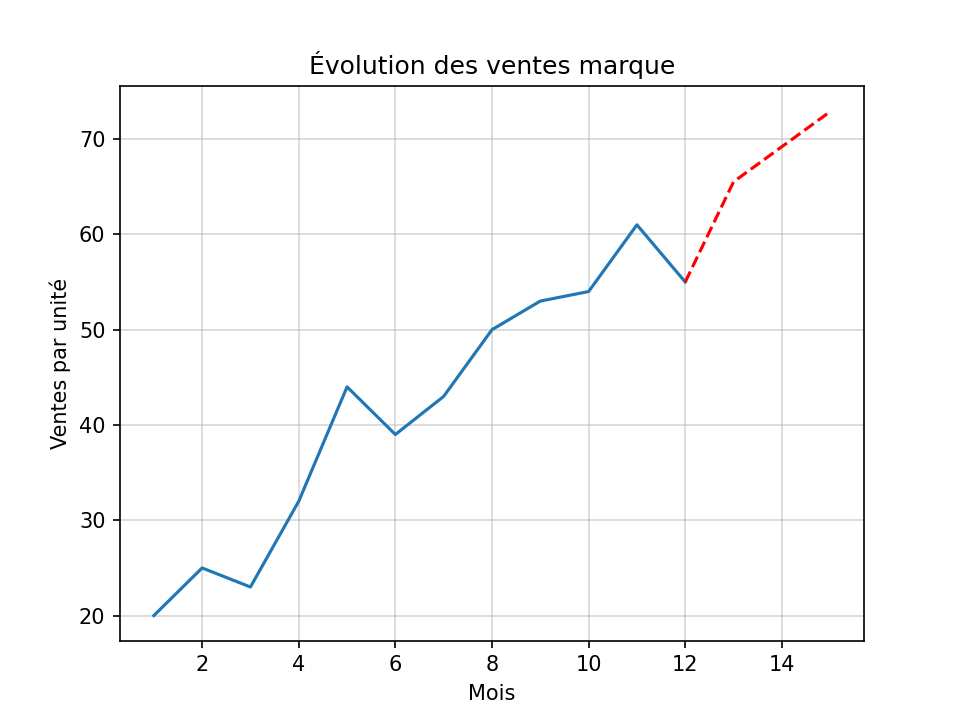

This figure's Python source:
#Sales-Forecast-Clothing-Brand.py
import numpy as np
import matplotlib.pyplot as plt

#sonnées de ventes 
MOIS = np.arange(1,13)
VENTES = np.array([20,25,23,32,44,39,43,50,53,54,61,55])#ventes victives par mois

#stat de base 
Moyenne_ventes = np.mean(VENTES)
Minimum_ventes = np.min(VENTES)
Maximum_ventes = np.max(VENTES)
Croissance_ventes = ((VENTES[-1]-VENTES[1])/VENTES[1])*100
print(f"Moyenne des ventes = {Moyenne_ventes:.0f}")
print(f"Minimum_ventes = {Minimum_ventes}")
print(f"Maximum_ventes = {Maximum_ventes}")
print(f"Croissance_ventes = {Croissance_ventes:.1f}")

#previsions sur plusieurs mois (3 prochains)
COEFFS = np.polyfit(MOIS, VENTES, 1)
TENDANCE = np.poly1d(COEFFS)
MOIS_PREVISIONS = np.array([VENTES[-1],TENDANCE(13),TENDANCE(14),TENDANCE(15)])
print(f"tendance 13ème mois = {MOIS_PREVISIONS[0]:.1f}")
print(f"tendance 14ème mois = {MOIS_PREVISIONS[1]:.1f}")
print(f"tendance 15ème mois = {MOIS_PREVISIONS[2]:.1f}")
MOIS_FUTURS = np.array([12,13,14,15]) 

#tracé du graphqiue de l'évolution 
plt.figure() #crée le graphique 
plt.plot(MOIS, VENTES,label="Ventes réelles") #courbe des ventes réelles 
plt.plot(MOIS_FUTURS, MOIS_PREVISIONS, "r--", label="Ventes futures") #courbe des prédictions futurs 
plt.title("Évolution des ventes marque")
plt.xlabel("Mois") #nom de l'ordonné 
plt.ylabel("Ventes par unité") #nom de l'abcisse 
plt.grid(True, alpha=0.5) #cadrillage 
plt.savefig("/Users/quentin/Desktop/sales_forecast.png", dpi=150)
plt.legend() #noms des courbes 
plt.show()
